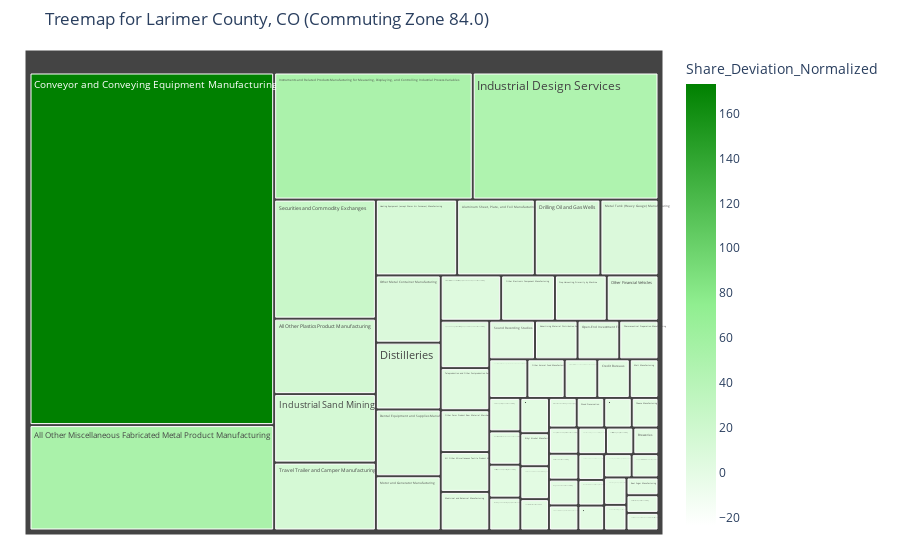
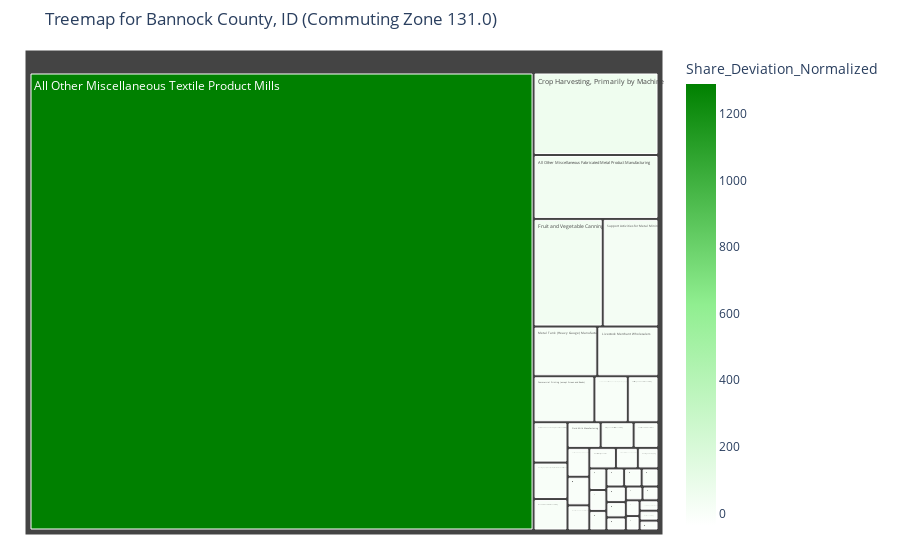
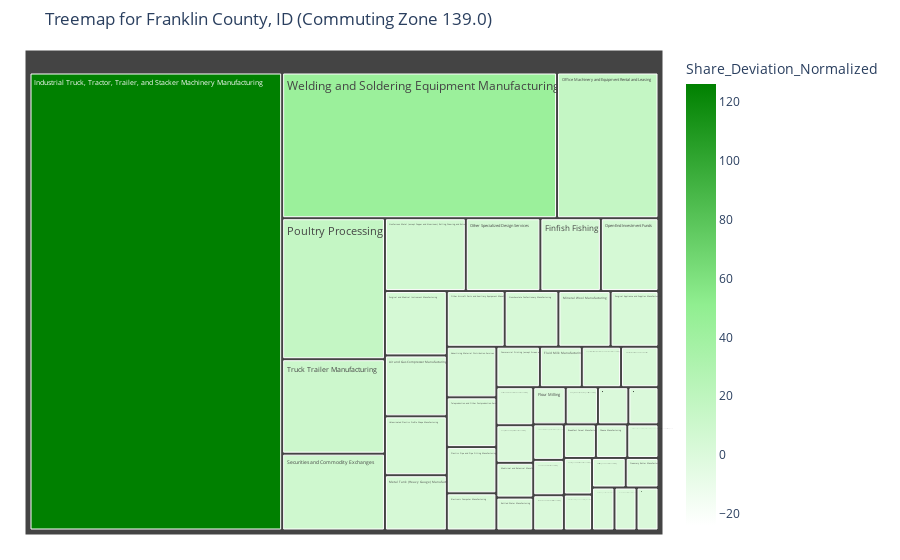
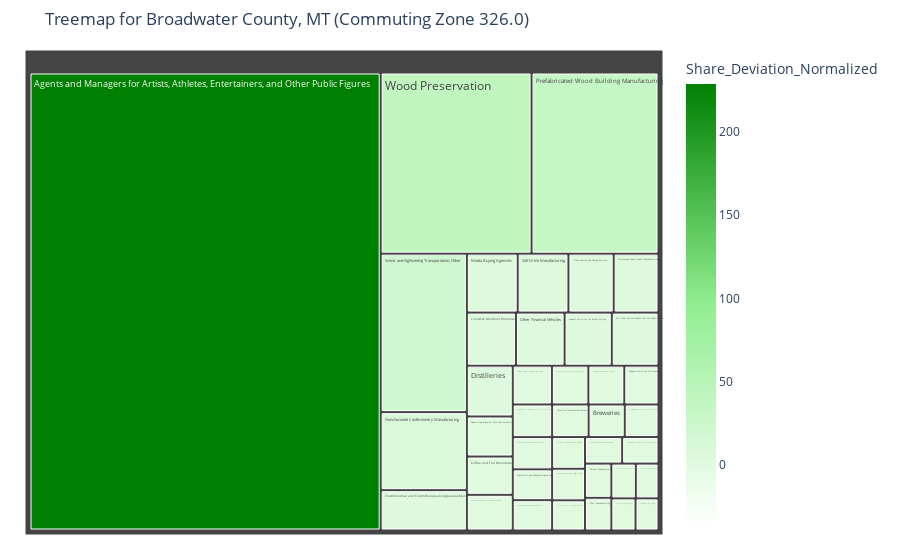

Notebook code for these charts, in order:
### Code cell
# Get unique commuting zones
unique_czs = df_around_wy["CZ20"].unique()

# Generate a separate treemap for each CZ
for cz in unique_czs:
    df_cz = df_around_wy[df_around_wy["CZ20"] == cz]

    # Get the most common or first Area Name for the CZ
    area_name = df_cz["Area Name"].mode()[0] if not df_cz["Area Name"].isna().all() else "Unknown Location"

    # Create the treemap
    fig = px.treemap(
        df_cz,
        path=["Industry Name"],  # Only industries within each CZ
        values="Share_Deviation_Normalized",  # Size varies within each CZ
        color="Share_Deviation_Normalized",  # Color represents deviation
        color_continuous_scale=[(0, "white"), (0.5, "lightgreen"), (1, "green")],  
        title=f"Treemap for {area_name} (Commuting Zone {cz})"
    )

    fig.update_layout(margin=dict(t=50, l=25, r=25, b=25))
    fig.show()

### Figure 1 — Plotly figure (JSON) as saved in the notebook; plotly's stock layout.template omitted (floating-point values rounded to 4 significant figures; data arrays with more than 128 entries replaced by an {"elided": "..."} marker saying what was removed)
{"data": [{"branchvalues": "total", "customdata": {"elided": "314x1 float values"}, "domain": {"x": [0, 1], "y": [0, 1]}, "hovertemplate": "labels=%{label}<br>Share_Deviation_Normalized_sum=%{value}<br>parent=%{parent}<br>id=%{id}<br>Share_Deviation_Normalized=%{color}<extra></extra>", "ids": {"elided": "314 str values"}, "labels": {"elided": "314 str values"}, "marker": {"coloraxis": "coloraxis", "colors": {"elided": "314 float values"}}, "name": "", "parents": {"elided": "314 str values"}, "type": "treemap", "values": {"elided": "314 float values"}}], "layout": {"autosize": true, "coloraxis": {"colorbar": {"title": {"text": "Share_Deviation_Normalized"}}, "colorscale": [[0, "white"], [0.5, "lightgreen"], [1, "green"]]}, "legend": {"tracegroupgap": 0}, "margin": {"b": 25, "l": 25, "r": 25, "t": 50}, "title": {"text": "Treemap for Larimer County, CO (Commuting Zone 84.0)"}}}

### Figure 2 — Plotly figure (JSON) as saved in the notebook; plotly's stock layout.template omitted (floating-point values rounded to 4 significant figures; data arrays with more than 128 entries replaced by an {"elided": "..."} marker saying what was removed)
{"data": [{"branchvalues": "total", "customdata": {"elided": "314x1 float values"}, "domain": {"x": [0, 1], "y": [0, 1]}, "hovertemplate": "labels=%{label}<br>Share_Deviation_Normalized_sum=%{value}<br>parent=%{parent}<br>id=%{id}<br>Share_Deviation_Normalized=%{color}<extra></extra>", "ids": {"elided": "314 str values"}, "labels": {"elided": "314 str values"}, "marker": {"coloraxis": "coloraxis", "colors": {"elided": "314 float values"}}, "name": "", "parents": {"elided": "314 str values"}, "type": "treemap", "values": {"elided": "314 float values"}}], "layout": {"autosize": true, "coloraxis": {"colorbar": {"title": {"text": "Share_Deviation_Normalized"}}, "colorscale": [[0, "white"], [0.5, "lightgreen"], [1, "green"]]}, "legend": {"tracegroupgap": 0}, "margin": {"b": 25, "l": 25, "r": 25, "t": 50}, "title": {"text": "Treemap for Bannock County, ID (Commuting Zone 131.0)"}}}

### Figure 3 — Plotly figure (JSON) as saved in the notebook; plotly's stock layout.template omitted (floating-point values rounded to 4 significant figures; data arrays with more than 128 entries replaced by an {"elided": "..."} marker saying what was removed)
{"data": [{"branchvalues": "total", "customdata": {"elided": "314x1 float values"}, "domain": {"x": [0, 1], "y": [0, 1]}, "hovertemplate": "labels=%{label}<br>Share_Deviation_Normalized_sum=%{value}<br>parent=%{parent}<br>id=%{id}<br>Share_Deviation_Normalized=%{color}<extra></extra>", "ids": {"elided": "314 str values"}, "labels": {"elided": "314 str values"}, "marker": {"coloraxis": "coloraxis", "colors": {"elided": "314 float values"}}, "name": "", "parents": {"elided": "314 str values"}, "type": "treemap", "values": {"elided": "314 float values"}}], "layout": {"autosize": true, "coloraxis": {"colorbar": {"title": {"text": "Share_Deviation_Normalized"}}, "colorscale": [[0, "white"], [0.5, "lightgreen"], [1, "green"]]}, "legend": {"tracegroupgap": 0}, "margin": {"b": 25, "l": 25, "r": 25, "t": 50}, "title": {"text": "Treemap for Franklin County, ID (Commuting Zone 139.0)"}}}

### Figure 4 — Plotly figure (JSON) as saved in the notebook; plotly's stock layout.template omitted (floating-point values rounded to 4 significant figures; data arrays with more than 128 entries replaced by an {"elided": "..."} marker saying what was removed)
{"data": [{"branchvalues": "total", "customdata": {"elided": "314x1 float values"}, "domain": {"x": [0, 1], "y": [0, 1]}, "hovertemplate": "labels=%{label}<br>Share_Deviation_Normalized_sum=%{value}<br>parent=%{parent}<br>id=%{id}<br>Share_Deviation_Normalized=%{color}<extra></extra>", "ids": {"elided": "314 str values"}, "labels": {"elided": "314 str values"}, "marker": {"coloraxis": "coloraxis", "colors": {"elided": "314 float values"}}, "name": "", "parents": {"elided": "314 str values"}, "type": "treemap", "values": {"elided": "314 float values"}}], "layout": {"autosize": true, "coloraxis": {"colorbar": {"title": {"text": "Share_Deviation_Normalized"}}, "colorscale": [[0, "white"], [0.5, "lightgreen"], [1, "green"]]}, "legend": {"tracegroupgap": 0}, "margin": {"b": 25, "l": 25, "r": 25, "t": 50}, "title": {"text": "Treemap for Broadwater County, MT (Commuting Zone 326.0)"}}}
